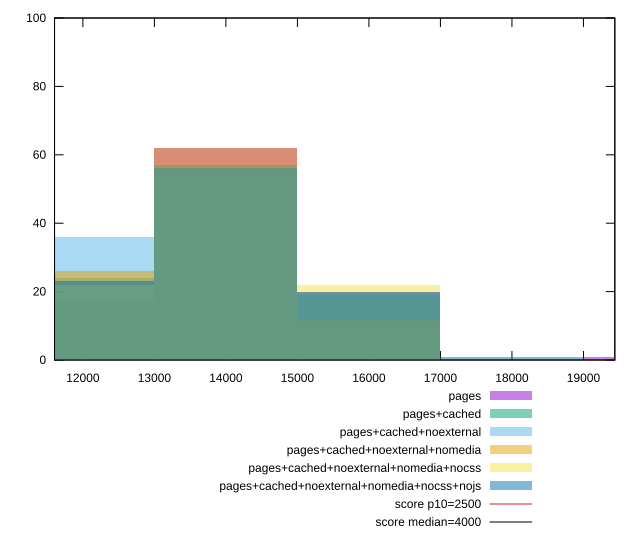

The script that saved this image:
reset

$pages <<EOF
19989.008637689454 1
13992.306046382617 62
15991.206910151563 20
11993.405182613671 17
EOF

$pagesCached <<EOF
11993.405182613671 24
13992.306046382617 57
15991.206910151563 19
EOF

$pagesCachedNoexternal <<EOF
13992.306046382617 54
11993.405182613671 36
15991.206910151563 10
EOF

$pagesCachedNoexternalNomedia <<EOF
13992.306046382617 62
15991.206910151563 12
11993.405182613671 26
EOF

$pagesCachedNoexternalNomediaNocss <<EOF
15991.206910151563 22
13992.306046382617 56
11993.405182613671 22
EOF

$pagesCachedNoexternalNomediaNocssNojs <<EOF
15991.206910151563 20
13992.306046382617 56
11993.405182613671 23
17990.107773920507 1
EOF

set key outside below
set boxwidth 1998.9008637689453
set xrange [11603.7045:19438.5855]
set yrange [0:100]
set trange [0:100]
set style fill transparent solid 0.5 noborder

set parametric
set terminal svg size 640, 540 enhanced background rgb 'white'
set output "reprap/largest-contentful-paint/comparison/histogram/all_raw.svg"

plot $pages title "pages" with boxes, \
     $pagesCached title "pages+cached" with boxes, \
     $pagesCachedNoexternal title "pages+cached+noexternal" with boxes, \
     $pagesCachedNoexternalNomedia title "pages+cached+noexternal+nomedia" with boxes, \
     $pagesCachedNoexternalNomediaNocss title "pages+cached+noexternal+nomedia+nocss" with boxes, \
     $pagesCachedNoexternalNomediaNocssNojs title "pages+cached+noexternal+nomedia+nocss+nojs" with boxes, \
     2500,t title "score p10=2500", \
     4000,t title "score median=4000"

reset
